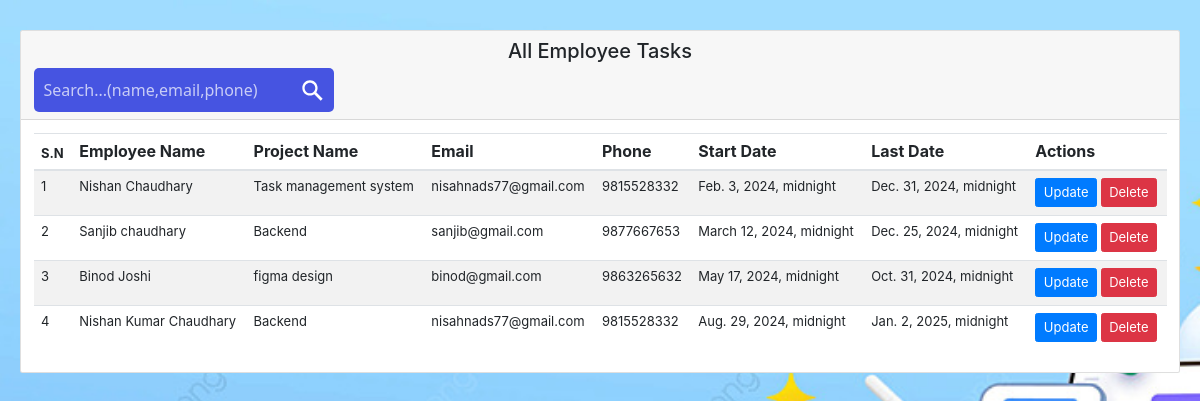
Page /viewtask/ (signed in) on the committed database.
### app/models.py (models this page shows)
class Employee(models.Model):
    name = models.CharField(max_length=100)
    project_name = models.CharField(max_length=100)
    email = models.EmailField()
    phone = models.CharField(max_length=12)
    s_date = models.DateTimeField()
    l_date = models.DateTimeField()
    Isdelete = models.BooleanField(default=False)

### app/views.py (the view)
# urls.py: path('viewtask/',viewtask,name='viewtask'),
@login_required(login_url='log_in')
def viewtask(request):
    data =  Employee.objects.filter(Isdelete=False)
    return render(request,'viewtask.html',{'data':data})

### app/templates/viewtask.html (shortened to what this page needs)
<html>
    {% load static %}
<head>
    <link rel="stylesheet" href="https://stackpath.bootstrapcdn.com/bootstrap/4.5.0/css/bootstrap.min.css">
    <link rel="stylesheet" href="https://cdnjs.cloudflare.com/ajax/libs/font-awesome/4.7.0/css/font-awesome.min.css">
    <link rel="stylesheet" type="text/css" href="{% static 'css/footer.css' %}">
    <link rel="stylesheet" type="text/css" href="{% static 'css/style.css' %}">
    <link rel="stylesheet" type="text/css" href="{% static 'css/viewtask.css' %}">
</head>
<body>
    <div class="container">
        <div class="card mt-5">
            <div class="card-header">
                <h2 class="text-center">  All Employee Tasks </h2>
                <form role="search" id="form" method="POST" action="{% url 'search_form' %}">
                    <input type="search" name="searched" id="query"  placeholder="Search...(name,email,phone)" aria-label="Search through site content">
                    <button>
                    </button>
                  </form>
            </div>
            <div class="card-body">
                <table class="table table-striped">
                    <thead>
                        <tr>
                            <th class="th">S.N</th>
                            <th>Employee Name</th>
                            <th>Project Name</th>
                            <th>Email</th>
                            <th>Phone</th>
                            <th>Start Date</th>
                            <th>Last Date</th>
                            <th>Actions</th>
                        </tr>
                    </thead>
                    <tbody>
                        {% for i in data %}
                        <tr>
                            <td>{{forloop.counter}}</td>
                            <td>{{i.name}}</td>
                            <td>{{i.project_name}}</td>
                            <td>{{i.email}}</td>
                            <td>{{i.phone}}</td>
                            <td>{{i.s_date}}</td>
                            <td>{{i.l_date}}</td>
                            <td>
                                <a href="{% url 'update' i.id %}" class="btn btn-primary ">Update</a>
                                <a href="{% url 'delete_data' i.id %}" class="btn btn-danger">Delete</a>
                            </td>
                        </tr>
                        {% endfor %}
                    </tbody>
                </table>
            </div>
        </div>
    </div>
</body>
</html>

### app/static/css/footer.css (style rules this page uses)
.container { max-width: 1200px; margin: 0 auto; padding: 0 20px; }

### app/static/css/style.css (style rules this page uses)
* { margin: 0; padding: 0; box-sizing: border-box; }
html { font-size: 62.5%; }
body { background-image: url('../images/bg1.jpg'); background-size: cover; background-repeat: no-repeat; background-attachment: fixed; }

### app/static/css/viewtask.css (style rules this page uses)
.th { font-size: small; }
.btn,td { gap: 50%; font-size: small; }

### app/templates/viewtask.html (style rules this page uses)
form { background-color: #4654e1; width: 300px; height: 44px; border-radius: 5px; display:flex; flex-direction:row; align-items:center; }
input { all: unset; font: 16px system-ui; color: #fff; height: 100%; width: 100%; padding: 6px 10px; }
::placeholder { color: #fff; opacity: 0.7; }
svg { color: #fff; fill: currentColor; width: 45px; height: 45px; padding: 10px; }
button { all: unset; cursor: pointer; width: 44px; height: 44px; }

### rows in the picture
Employee: name "Nishan Chaudhary", project_name "Task management system", email "nisahnads77@gmail.com", phone "9815528332", s_date "Feb. 3, 2024, midnight", l_date "Dec. 31, 2024, midnight"
Employee: name "Sanjib chaudhary", project_name "Backend", email "sanjib@gmail.com", phone "9877667653", s_date "March 12, 2024, midnight", l_date "Dec. 25, 2024, midnight"
Employee: name "Binod Joshi", project_name "figma design", email "binod@gmail.com", phone "9863265632", s_date "May 17, 2024, midnight", l_date "Oct. 31, 2024, midnight"
Employee: name "Nishan Kumar Chaudhary", project_name "Backend", email "nisahnads77@gmail.com", phone "9815528332", s_date "Aug. 29, 2024, midnight", l_date "Jan. 2, 2025, midnight"
